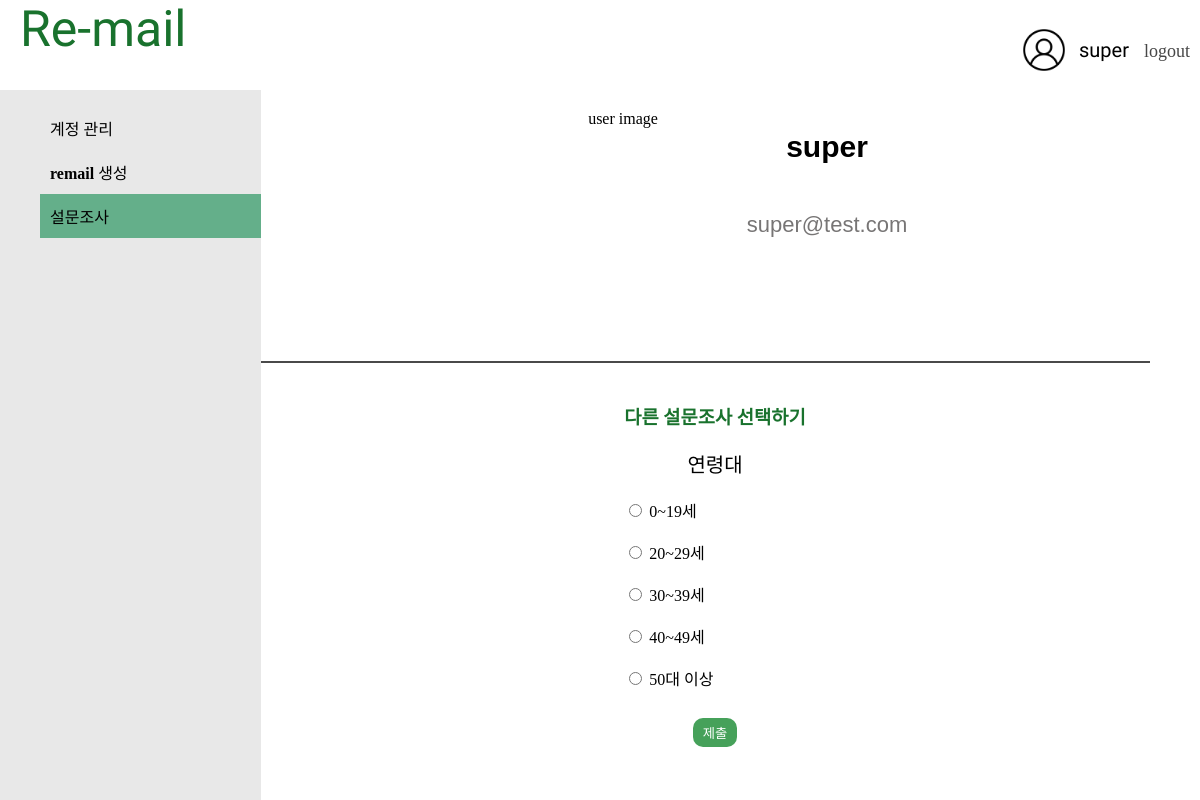
The page /mypage/polls/4 (signed in) on the database its author committed.
### user/models.py (models this page shows, shortened)
class User(AbstractBaseUser, PermissionsMixin):
    objects = UserManager()
    email = models.EmailField(max_length=255, unique=True, null = True, default="")
    username = models.CharField(max_length=10, null = True, default="")
    password = models.CharField(max_length=255, null = True, default="")
    is_active = models.BooleanField(default=True, null = True)
    is_admin = models.BooleanField(default=False, null = True)
    USERNAME_FIELD = 'email'
    REQUIRED_FIELDS = ['username']

### mypage/models.py (models this page shows, shortened)
class Question(models.Model):
    question_text = models.CharField(max_length=200)
    date = models.DateTimeField()

class Choice(models.Model):
    question = models.ForeignKey(Question, on_delete=models.CASCADE)
    choice_text = models.CharField(max_length=200)
    votes = models.IntegerField(default=0)

### mypage/views.py (the view)
# urls.py: path('polls/<int:qid>',views.detail, name='detail'),
def detail(request,qid):
    choice = get_object_or_404(Question,id=qid)
    return render(request, 'mypage/detail.html',{'q':choice})

### mypage/templates/mypage/detail.html (shortened to what this page needs)
{% extends 'mypage/mypage.html' %}
{% block mypage_section %}
<nav style="float: left;">
   <ul id="table">
      <li><a href="http://127.0.0.1:8000/mypage">계정 관리</a></li>
      <li><a href="http://127.0.0.1:8000/mypage/new_address">remail 생성</a></li>
      <li><a href="http://127.0.0.1:8000/mypage/polls" style="background-color: rgb(100, 175, 138);">설문조사</a></li>
   </ul>
</nav>
   <section>
      <div id="user">
         <img src="https://search.pstatic.net/common/?src=http%3A%2F%2Fblogfiles.naver.net%2FMjAyMjEyMTJfMjky%2FMDAxNjcwODQ4MzYyNTYy.QeYlBp0TP6KOWha_zEZnLqY-wQ6jEwZ0jEEVbdbZUP8g.jdK9_uUcbOqKVsSJl6GpN2POuSe-ZFVKiGtpSXIelEEg.JPEG.windysky70%2FIMG_8178.JPG&type=sc960_832"
            alt="user image">
         <div id="info">
            <h2>{{ request.user.username }}</h2>
            <br>
            <span>{{ request.user.email}}</span>
         </div>
      </div>
      <hr>
      <div id="poll">
         <h3><a href="http://127.0.0.1:8000/mypage/polls">다른 설문조사 선택하기</a></h3>
         <p>{{q.question_text}}</p>
         <form method="POST" action="{% url 'vote' %}">
            {% for c in q.choice_set.all %}
            <div id="pol">
               <input type="radio" name="question" value="{{c.id}}">
               <label>{{c.choice_text}}</label>
               <br>
            </div>
            {% endfor %}
            <input type="submit" value="제출" id="detail_submit">
         </form>
      </div>
   </section>
{% endblock mypage_section %}

### mypage/templates/mypage/mypage.html (shortened to what this page needs)
<!DOCTYPE html>
{% load static %}
<html>
    <head>
      <link rel="stylesheet" href="{% static 'mypage/css/mypage.css' %}">
   </head>
    <body>
      <header id="header" class="container">
            <div id="logo" style="float: left;">
               <h1><a href="http://127.0.0.1:8000/remailbox">Re-mail</a></h1>
            </div>
            <div style="float: right;" id="header-profile" >
               <img src="{% static 'mypage/images/free-icon-profile-6522516.png' %}" style="width: 50px;"><a href="http://127.0.0.1:8000/mypage" style="margin: 0px 15px 0px 10px; text-decoration: none;">{{ request.user.username }}</a>
               <div class='button'><a href="{% url 'user:logout' %}">logout</a></div>
            </div>
      </header>
      {% block mypage_section %}{% endblock mypage_section %}
    </body>
</html>

### mypage/static/mypage/css/mypage.css (style rules this page uses)
body { font-family: 'KoPubWorldDotum'; }
a { text-decoration-line:none; text-decoration: none; text-align:left; color:black; }
header { width: 100%; display: flex; align-items: center; justify-content: space-between; position: fixed; top: 0; left: 0; right: 0; display: inline-block; height: 80px; background-color: white; }
body { padding: 0px; margin: 0px; }
.button > a { margin-right:10px; margin-left:0px; border: none; border-radius: 100px; font-size: 18px; font-style: bold; background-color: white; color : rgb(71, 71, 71); font-family: 'KoPubWorldDotum'; }
#logo { display: inline-block; height: 80px; margin: 0px; padding: 0px }
#logo h1 { padding: 0px; margin: 0px; }
#logo h1 a { margin-left:20px; font-family: Moul; font-size: 50px; font-style: normal; font-weight: 400; color: #19722D; }
#header-profile { height: 100px; display : flex; margin-left:10px; font-family: Moul; font-size: 20px; font-style: normal; font-weight: 400; color: black; align-items : center; }
#header-profile > a { color: black; }
nav { padding: 0px; margin-left: 0px; height:100%; width:261px; float: left; background: #E8E8E8; overflow: auto; position: fixed; }
section { margin-top: 90px; height:100%; margin-left : 15%; background: white; align-items : center; text-align:center; }
nav ul li { list-style: none; margin:0px; border:10px; }
#table a { text-decoration: none; padding: 10px; display: block; color: black; font-size: 16px; font-style: normal; font-weight: 550; line-height: normal; }
#poll { display:inline-block; align-items: center; text-align:center; padding-left:50px; }
#poll > p { font-size: 20px; font-weight: normal; }
#pol { align-items: center; text-align:left; margin-bottom: 10%; }
#user { display:flex; align-items: center; text-align:center; padding-left:50px; justify-content: center; }
#poll h3 a { color: #19722D; }
#poll h3 a:link { color: #19722D; }
#user > img { border:10px; padding:20px; width: 184px; height: 211px; flex-shrink: 0; border-radius: 100px; background: 50% / cover no-repeat; }
#user > div { margin:10px; border:10px; display:inline-block; font-family: 'Noto Sans KR', sans-serif; font-size: 20px; font-style: normal; line-height: normal; }
#info { display:inline; padding-bottom:20px; width: 180px; height: 200px; }
#info > span { color: #777575; text-align: center; font-family: 'Noto Sans KR', sans-serif; font-size: 22px; font-style: normal; font-weight: 400; line-height: normal; }
hr { margin:20px; margin-left:50px; margin-right:50px; border:10px; border: 1px solid #4a4a4a; }
#detail_submit { margin:10px; border-radius: 10px; background: #46A15A; color:white; border: none; padding:5px; padding-left:10px; padding-right:10px; }

### rows shown on the page
User: user.username "super", user.email "super@test.com"
Question: question_text "연령대"
Choice: choice_text "0~19세"
Choice: choice_text "20~29세"
Choice: choice_text "30~39세"
Choice: choice_text "40~49세"
Choice: choice_text "50대 이상"
